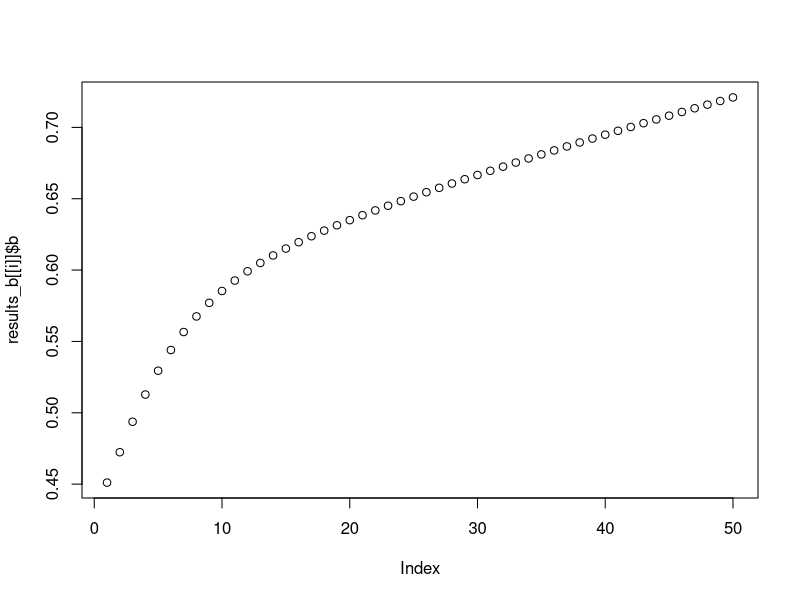
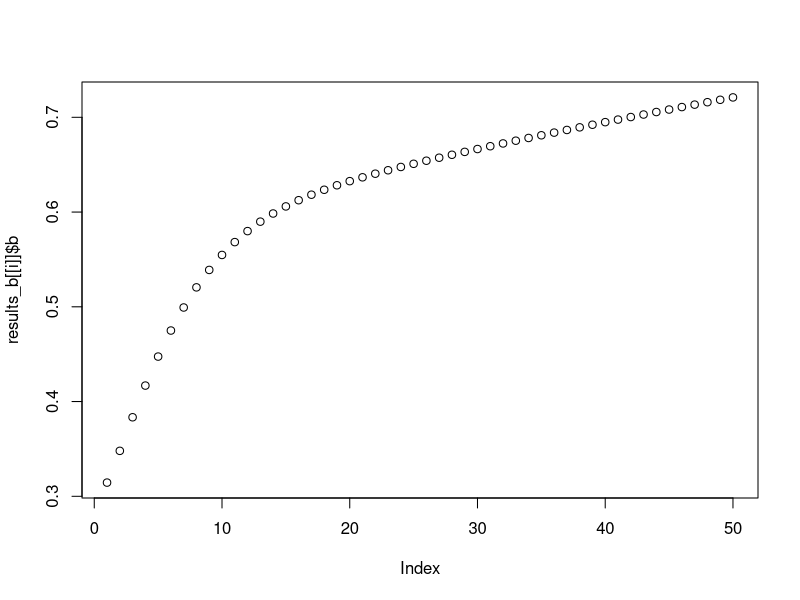
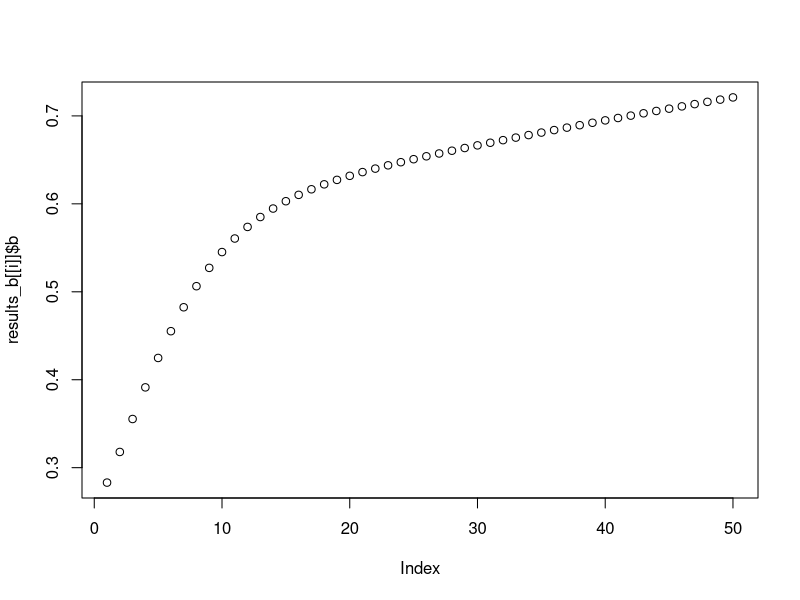
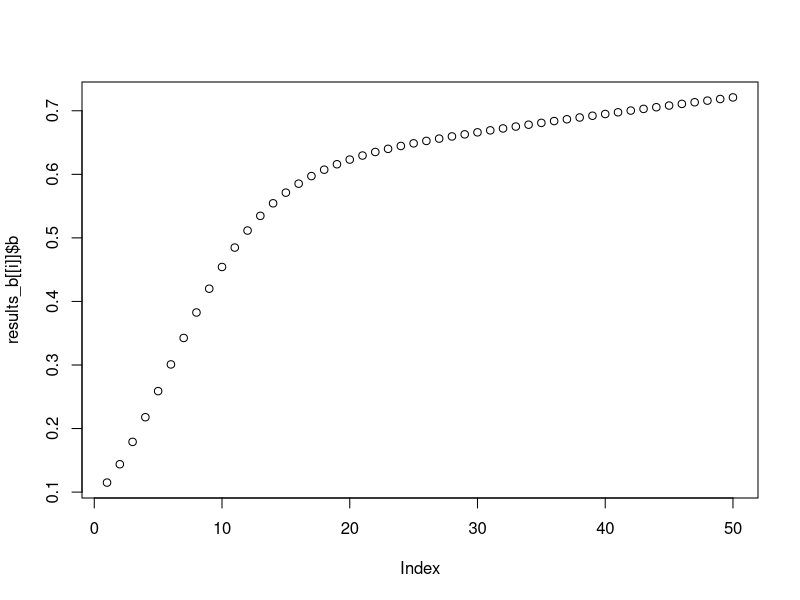
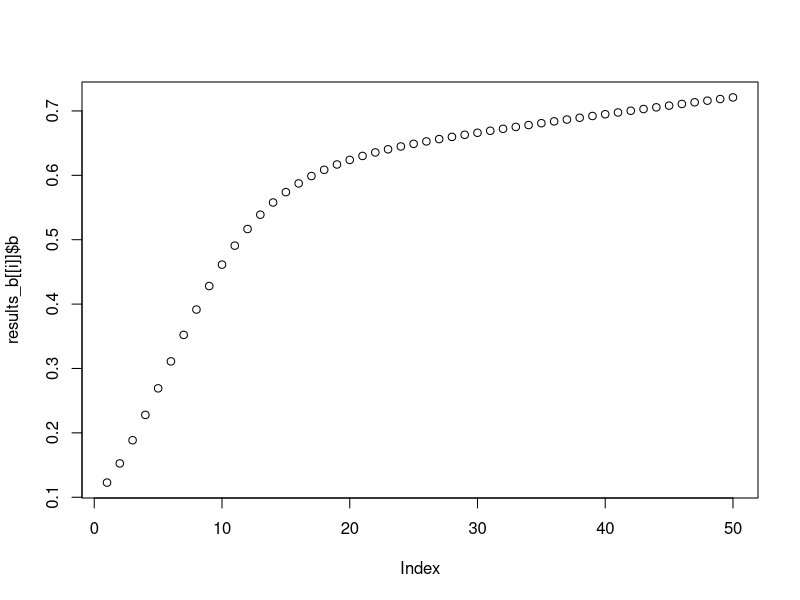
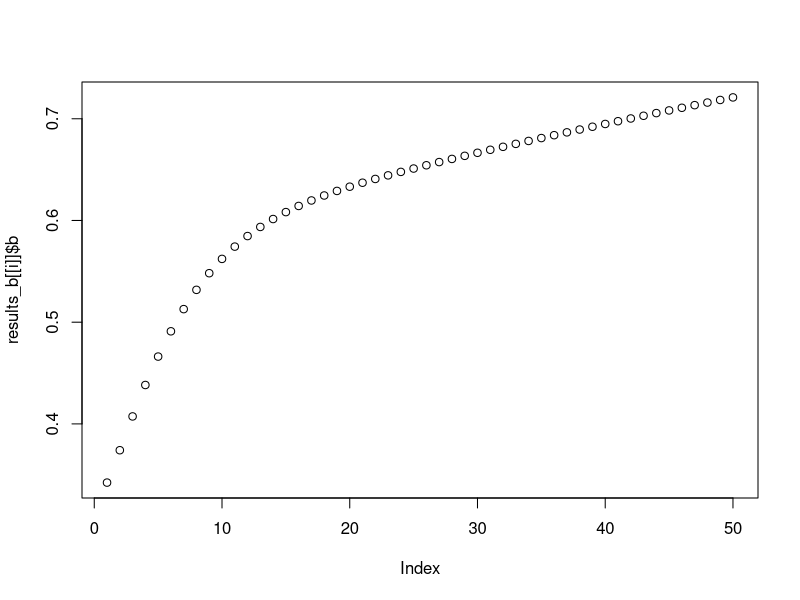
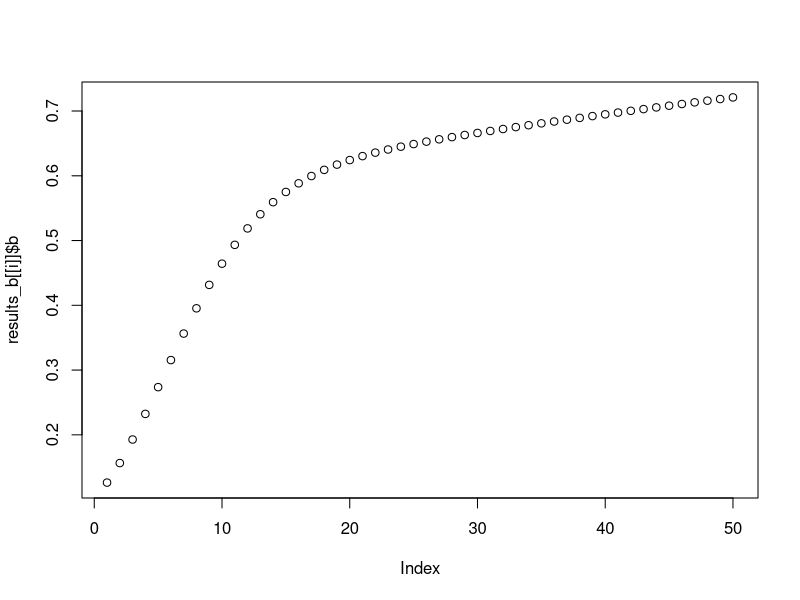
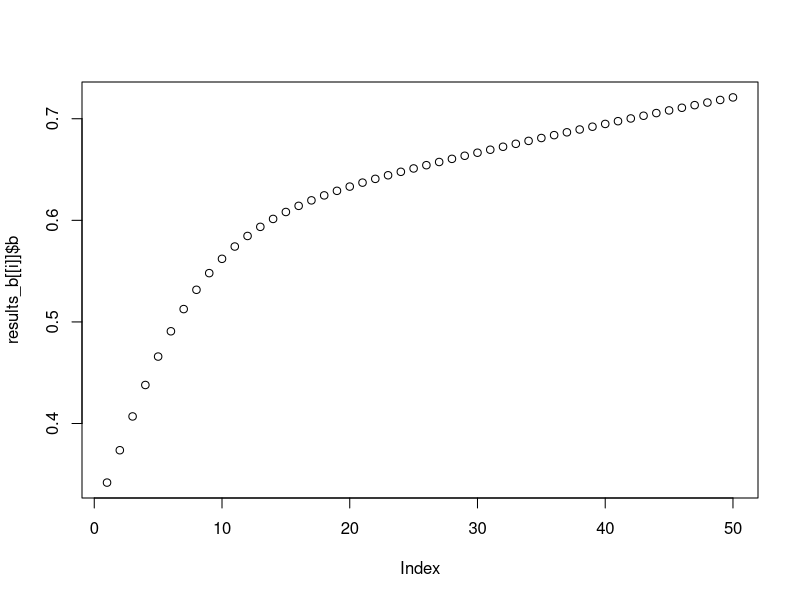

These figures' R source, in order:
# Testing model behavior: Initial biomass

## This version tests the effect of varying intial biomass. Experiments will vary initial biomass
## but all other inputs in the model will remain constant 

# Set up a small trial number of experiments - vary biomass 
n_experiment = 10 

experiment <- data.frame(
  b = runif(n_experiment, min = 0.1, max = 0.60)) #low end is 0.1K and high is 0.6K (from table)

# Model:
test_b <- function(b, f, r, r_s, p, k, years){
  # b = 1
  # f = 1.5
  # g = 0.2
  # g_s = -0.01
  # phi = 0.188
  # years = 50   Note: these values were to help setup the initial model and ensure it ran properly - we don't need these anymore
  
  results <- data.frame(
    b = rep(NA, years), c = rep(NA, years), 
    year = 1:years, r = rep(NA, years)) #Setup the results dataframe where the outputs will be writen for however many years our experiment is running
  
  #Set the initial result for the outputs in year 1
  results$b[1] = b
  results$c[1] = f * b
  results$r[1] = r
  
  #Loop the model over the specified number of years
  for (t in 2:years) {
    
    results$b[t] = results$b[t-1] + (results$r[t-1] / p) * results$b[t-1] * (1 - ((results$b[t-1]/k) ^ p)) - results$c[t-1] #operating model - PT
    results$r[t] = results$r[t-1] * (1 + r_s) #climate model - how does r change with climate change in each year
    results$c[t] = results$b[t-1] * f #define catch - won't need this if using the climate ready management below

  } 
  
  return(results)
}


# Run model over experiments:
results_b = list() 

for (i in 1:n_experiment){
  results_b[[i]] <- test_b(b = experiment$b[i], f = 0.1, r = 0.2, r_s = 0.01, p = 0.2,
                              years = 50, k = 1)
}


#Plot the change in biomass over time for all 10 experiments:
for(i in 1:n_experiment){
  plot(results_b[[i]]$b)
}

#Save a copy of plots to look at later:
pdf(file = "G:/Data Analysis/SomefinFishE/Models/behavior_checks/b/b_plots.pdf",
    width = 4,
    height = 4)

for(i in 1:n_experiment){
  plot(results_b[[i]]$b)
}

dev.off()
